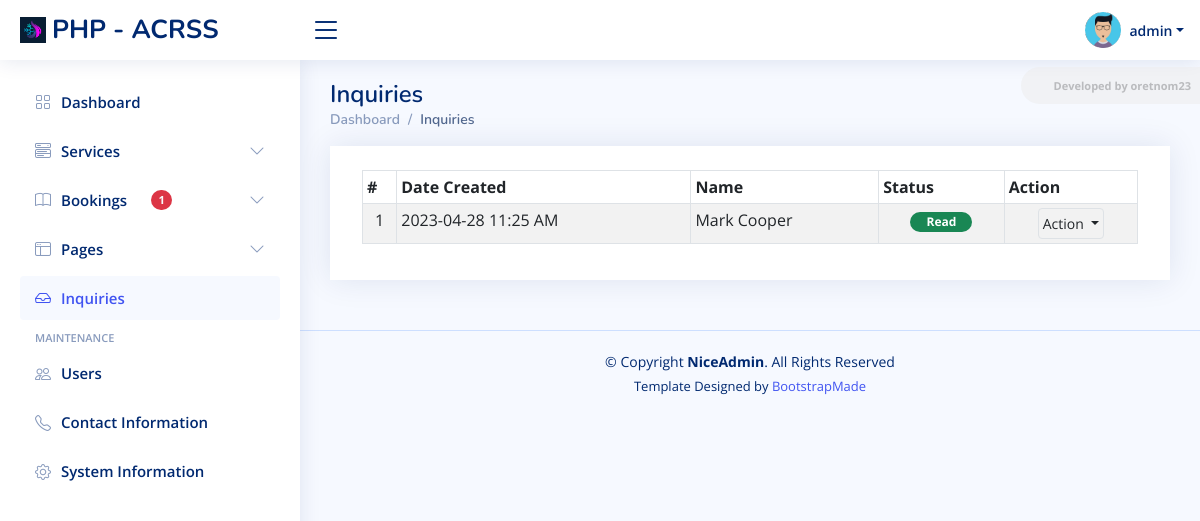
The page /admin?page=inquiries (signed in) on the database its author committed.
### tables this page shows
CREATE TABLE `inquiry_list` (
  `id` bigint(30) NOT NULL,
  `fullname` text NOT NULL,
  `contact` text NOT NULL,
  `email` text NOT NULL,
  `message` text NOT NULL,
  `status` tinyint(1) NOT NULL DEFAULT 0,
  `created_at` datetime NOT NULL DEFAULT current_timestamp(),
  `updated_at` datetime DEFAULT NULL ON UPDATE current_timestamp()
);

### admin/inquiries/index.php (the view, shortened to what this page needs)
<div class="card card-outline rounded-0 card-navy">
	<div class="card-body pt-4">
        <div class="container-fluid">
			<div class="table-responsive">
				<table class="table table-sm table-hover table-striped table-bordered" id="list">
					<thead>
						<tr>
							<th>#</th>
							<th>Date Created</th>
							<th>Name</th>
							<th>Status</th>
							<th>Action</th>
						</tr>
					</thead>
					<tbody>
						<?php
						$i = 1;
						$qry = $conn->query("SELECT * from `inquiry_list` order by `status` asc, abs(unix_timestamp(`created_at`))  desc");
						while($row = $qry->fetch_assoc()):
						?>
							<tr>
								<td class="align-items-center text-center"><?php echo $i++; ?></td>
								<td class="align-items-center"><?php echo date("Y-m-d g:i A",strtotime($row['created_at'])) ?></td>
								<td class="align-items-center"><?= $row['fullname'] ?></td>
								<td class="align-items-center text-center">
									<?php if($row['status'] == 1): ?>
										<span class="badge bg-success px-3 rounded-pill">Read</span>
									<?php else: ?>
										<span class="badge bg-secondary px-3 rounded-pill">Unread</span>
									<?php endif; ?>
								</td>
								<td class="align-items-center" align="center">
									<div class="dropdown">
										<button type="button" class="btn btn-flat p-1 btn-default btn-sm border dropdown-toggle dropdown-icon" data-bs-toggle="dropdown">
												Action
										</button>
									</div>
								</td>
							</tr>
						<?php endwhile; ?>
					</tbody>
				</table>
			</div>
		</div>
	</div>
</div>

### assets/css/style.css (style rules this page uses)
:root { scroll-behavior: smooth; }
body { font-family: "Open Sans", sans-serif; background: #f6f9ff; color: #444444; }
.card { margin-bottom: 30px; border: none; border-radius: 5px; box-shadow: 0px 0 30px rgba(1, 41, 112, 0.1); }
.card-body { padding: 0 20px 20px 20px; }

### assets/css/custom.css (style rules this page uses)
.table-responsive { overflow-x: unset; }

### admin/inquiries/index.php (style rules this page uses)
#list td:nth-child(4), #list td:nth-child(5) { text-align:center !important; }

### rows shown on the page
inquiry_list: created_at "2023-04-28 11:25 AM", fullname "Mark Cooper", status "Read"

### other values the page prints
$_settings->info('short_name') "PHP - ACRSS"
$_settings->userdata('username') "admin"
format_num($pbook) "1"
str_replace(['_', '/'], ' ', ($pageSplit[1] ?? $page)) "Inquiries"
